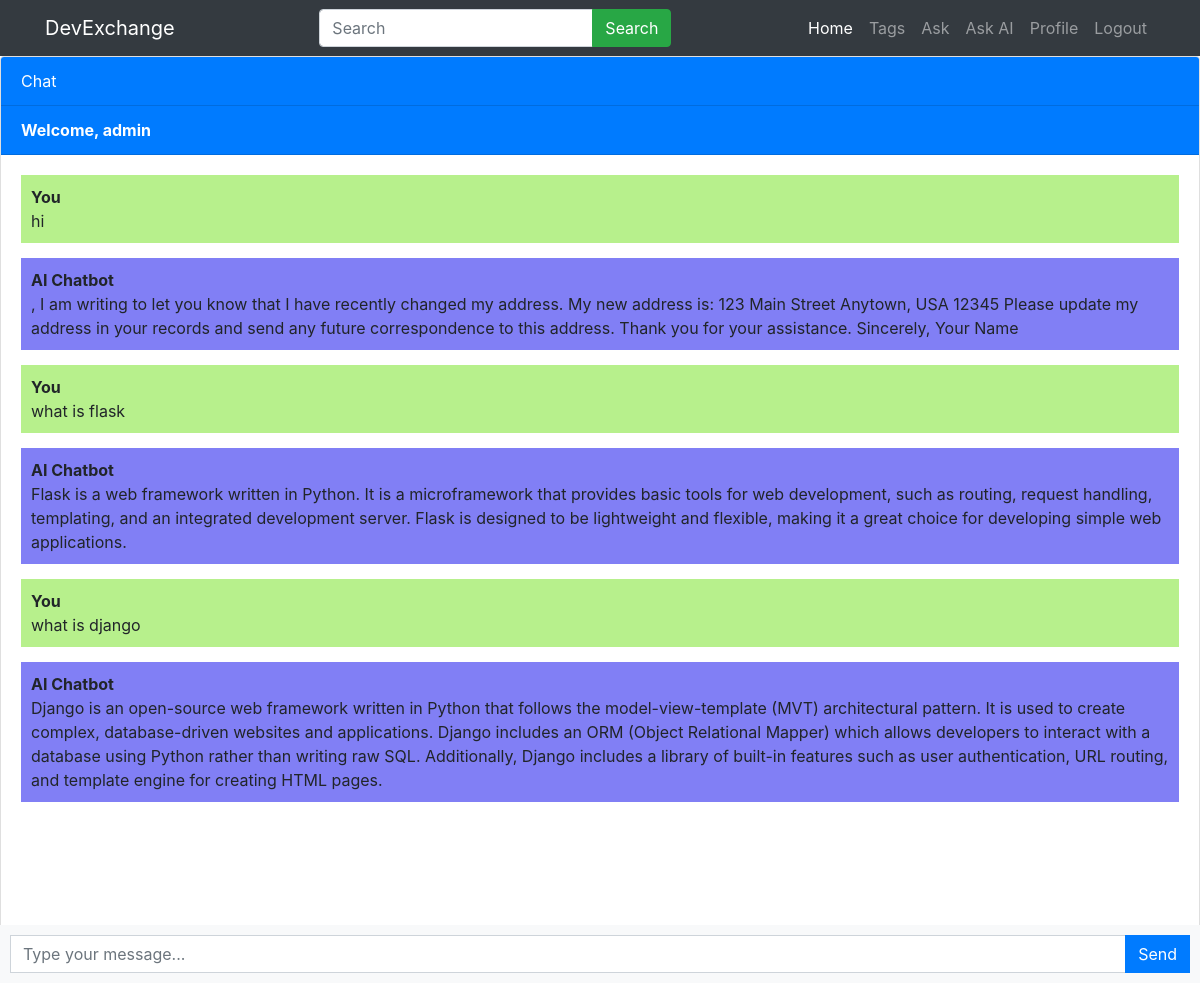
The page /chatbot (signed in) on the database its author committed.
### main/models.py (models this page shows, shortened)
class Chat(models.Model):
    user = models.ForeignKey(User, on_delete=models.CASCADE)
    message = models.TextField()
    response = models.TextField()
    created_at = models.DateTimeField(auto_now_add=True)

### main/views.py (the view)
# urls.py: path('chatbot', views.chatbot, name='chatbot'),
def chatbot(request):
    chats = Chat.objects.filter(user=request.user)
    if request.method == 'POST':
        message = request.POST.get('message')
        response = ask_openai(message)
        chat = Chat(user=request.user, message=message, response=response, created_at=timezone.now())
        chat.save()
        return JsonResponse({'message': message, 'response': response})
    return render(request, 'chatbot.html', {'chats': chats})

### main/templates/chatbot.html (shortened to what this page needs)
{% extends 'base.html' %}
{% block content %}
<div class="chat-container">
  <div class="card flex-grow-1">
    <div class="card-header bg-primary text-white">Chat</div>
    {% if user.is_authenticated %}
    <div class="card-header bg-primary text-white"><b>Welcome, {{user.username}}</b>
    </div>
    {% else %}
    <div class="card-header bg-primary text-white"><a style="color: yellow" href="login">Login</a>   <a style="color: yellow;" href="register">Register</a></div>
    {% endif %}
    <div class="card-body messages-box">
      <ul class="list-unstyled messages-list">
        {% for chat in chats %}
          {% if chat.user == request.user %}
            <li class="message sent">
          <div class="message-text">
            <div class="message-sender">
              <b>You</b>
            </div>
            <div class="message-content">
              {{chat.message}}
            </div>
          </div>
        </li>
        <li class="message received">
          <div class="message-text">
            <div class="message-sender">
              <b>AI Chatbot</b>
            </div>
            <div class="message-content">
              {{chat.response}}
            </div>
          </div>
        </li>
          {% endif %}
        {% endfor %}
      </ul>
    </div>
    <br><br>
    <br><br>
    <br><br>
  </div>
  <form class="message-form">
    <div class="input-group">
      <input type="text" class="form-control message-input" placeholder="Type your message...">
      <div class="input-group-append">
        <button type="submit" class="btn btn-primary btn-send">Send</button>
      </div>
    </div>
  </form>
</div>
{% endblock %}

### main/static/chatbot.css (style rules this page uses)
body, html { height: 100%; }
.messages-box { flex: 1; overflow-y: auto; }
.messages-list { padding-left: 0; }
.message { margin-bottom: 15px; list-style: none; }
.message-text { padding: 10px; border-radius: 5px; }
.sent { background-color: rgb(183, 240, 140); align-self: flex-end; }
.received { background-color: #817ff5; align-self: flex-start; }
.message-form { display: flex; position: fixed; bottom: 0; left: 0; right: 0; padding: 10px; background-color: #f8f9fa; }
.message-input { flex: 1; border-radius: 0; border-right: none; }
.btn-send { border-radius: 0; }
.chat-container { height: 100%; display: flex; flex-direction: column; }

### rows shown on the page
Chat: message "hi", response ", I am writing to let you know that I have recently changed my address. My new address is: 123 Main Street Anytown, USA 12345 Please update my address in your records and send any future correspondence to this address. Thank you for your assistance. Sincerely, Your Name"
Chat: message "what is flask", response "Flask is a web framework written in Python. It is a microframework that provides basic tools for web development, such as routing, request handling, templating, and an integrated development server. Flask is designed to be lightweight and flexible, making it a great choice for developing simple web applications."
Chat: message "what is django", response "Django is an open-source web framework written in Python that follows the model-view-template (MVT) architectural pattern. It is used to create complex, database-driven websites and applications. Django includes an ORM (Object Relational Mapper) which allows developers to interact with a database using Python rather than writing raw SQL. Additionally, Django includes a library of built-in features such as user authentication, URL routing, and template engine for creating HTML pages."

### other values the page prints
{{ user.username }} "admin"
